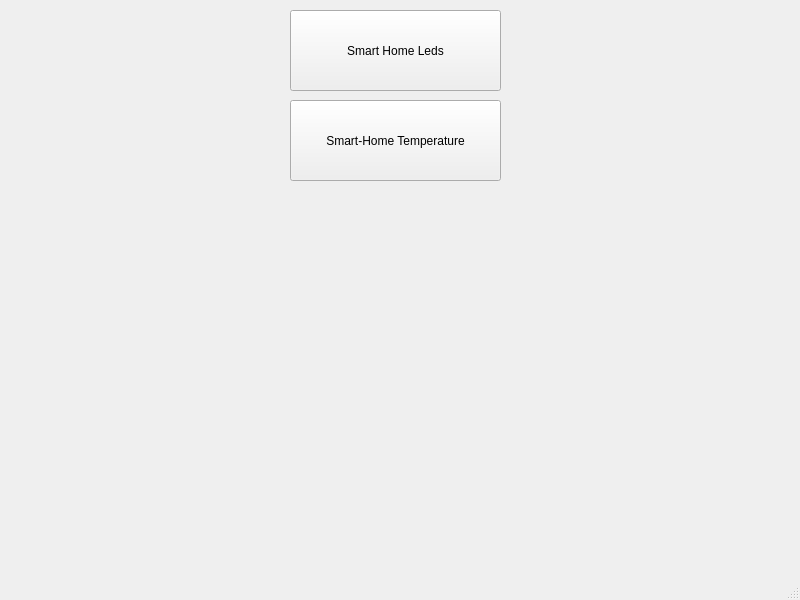
<?xml version="1.0" encoding="UTF-8"?>
<ui version="4.0">
 <class>MainWindow</class>
 <widget class="QMainWindow" name="MainWindow">
  <property name="geometry">
   <rect>
    <x>0</x>
    <y>0</y>
    <width>800</width>
    <height>600</height>
   </rect>
  </property>
  <property name="windowTitle">
   <string>MainWindow</string>
  </property>
  <widget class="QWidget" name="centralwidget">
   <widget class="QPushButton" name="btn_sh_leds">
    <property name="geometry">
     <rect>
      <x>290</x>
      <y>10</y>
      <width>211</width>
      <height>81</height>
     </rect>
    </property>
    <property name="text">
     <string>Smart Home Leds</string>
    </property>
   </widget>
   <widget class="QPushButton" name="btn_sh_Temp">
    <property name="geometry">
     <rect>
      <x>290</x>
      <y>100</y>
      <width>211</width>
      <height>81</height>
     </rect>
    </property>
    <property name="text">
     <string>Smart-Home Temperature</string>
    </property>
   </widget>
  </widget>
  <widget class="QMenuBar" name="menubar">
   <property name="geometry">
    <rect>
     <x>0</x>
     <y>0</y>
     <width>800</width>
     <height>22</height>
    </rect>
   </property>
  </widget>
  <widget class="QStatusBar" name="statusbar"/>
 </widget>
 <resources/>
 <connections/>
</ui>
